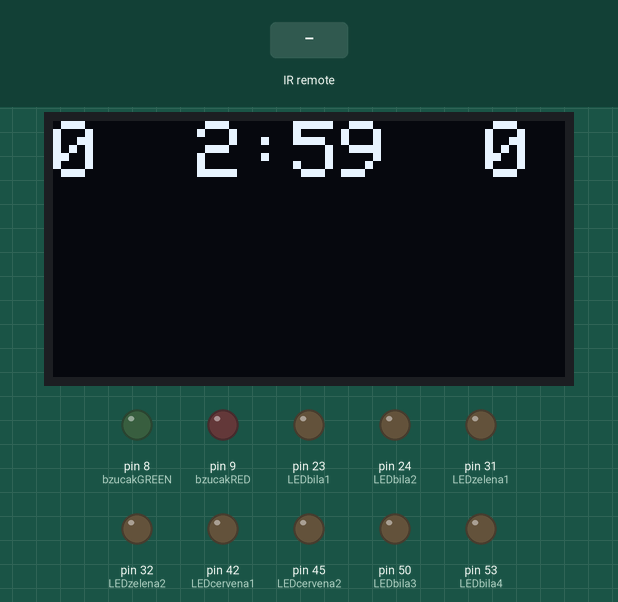
A sketch run on a simulated Arduino Mega 2560, built with avr-gcc and run on an emulated ATmega2560. On the bench: 128×64 one-colour display, output pins drawn as LEDs (lit = HIGH). The inputs (shaded band) are chosen by the test bench. The modem accepts every AT command (registered, SIM ready, sends succeed) and sends nothing else; what the sketch prints to the serial monitor is not drawn.

Above: at 8.3 s.
8.4 s: infrared code 0xE318261B received
12.4 s: infrared code 0xC101E57B received
At 12.4 s:
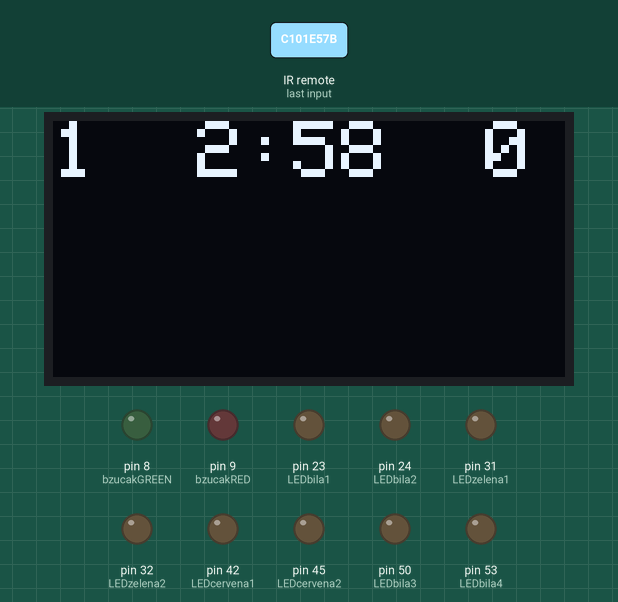
At 15.2 s:
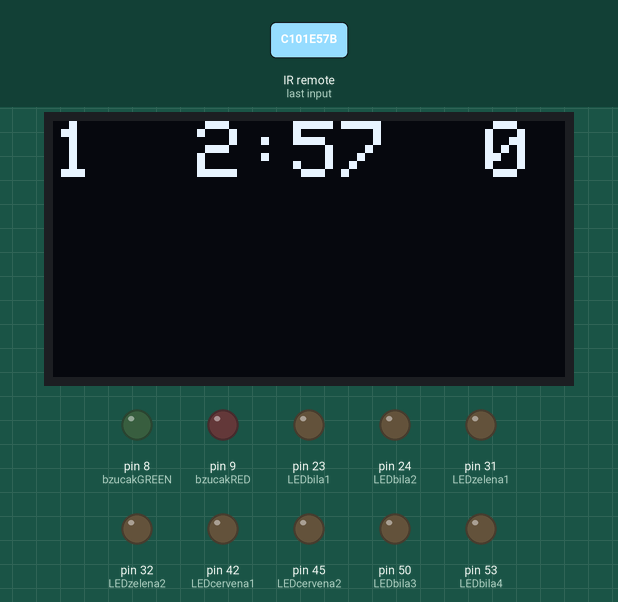
Timing chart, 0 to 16.7 s (numbered marks = the images above; inputs shaded):
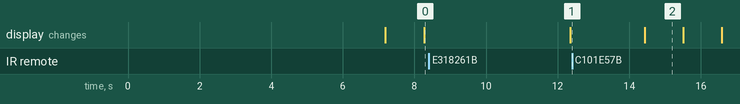

The sketch:

MASTER.ino
```cpp
//knihovna pro IR
#include <IRremote.h>

//knihovna BT
#include <SoftwareSerial.h>

//knihovny pro OLED
#include <Adafruit_SSD1306.h>
#include <Wire.h>
#include <Adafruit_GFX.h>
#define SCREEN_WIDTH 128 // OLED display width, in pixels
#define SCREEN_HEIGHT 64 // OLED display height, in pixels
Adafruit_SSD1306 display(SCREEN_WIDTH, SCREEN_HEIGHT, &Wire, -1);

//fce
void bodPplatny();
void bodPneplatny();
void bodLplatny();
void bodLneplatny();

// definování pinu přijímače IR
int const IRpin = 2;
IRrecv irrecv(IRpin);
// uložení signálu do proměné "results"
decode_results results;

//BT
SoftwareSerial bluetoothP(3, 4);    //TX, RX
SoftwareSerial bluetoothL(10, 11);  //TX, RX

//proměnné OLED
//čas
int s=0;
int m=3;
//body
int BodyL=0;
int BodyP=0;

//LED
int LEDbila1 = 23;
int LEDbila2 = 24;
int LEDbila3 = 50;
int LEDbila4 = 53;
int LEDcervena1 = 42;
int LEDcervena2 = 45;
int LEDzelena1 = 31;
int LEDzelena2 = 32;
int bzucakRED = 9;
int bzucakGREEN = 8;

void setup() {
  // put your setup code here, to run once:
Serial.begin(9600);

//OLED
if(!display.begin(SSD1306_SWITCHCAPVCC, 0x3C)) {
  Serial.println(F("SSD1306 allocation failed"));
}
delay(2000);
display.clearDisplay();

//IR
// start přijímače
irrecv.enableIRIn();

//LED
pinMode(LEDbila1, OUTPUT);
digitalWrite(LEDbila1, LOW);
pinMode(LEDbila2, OUTPUT);
digitalWrite(LEDbila2, LOW);
pinMode(LEDbila3, OUTPUT);
digitalWrite(LEDbila3, LOW);
pinMode(LEDbila4, OUTPUT);
digitalWrite(LEDbila4, LOW);
pinMode(LEDcervena1, OUTPUT);
digitalWrite(LEDcervena1, LOW);
pinMode(LEDcervena2, OUTPUT);
digitalWrite(LEDcervena2, LOW);
pinMode(LEDzelena1, OUTPUT);
digitalWrite(LEDzelena1, LOW);
pinMode(LEDzelena2, OUTPUT);
digitalWrite(LEDzelena2, LOW);
pinMode(bzucakRED, OUTPUT);
digitalWrite(bzucakRED, LOW);
pinMode(bzucakGREEN, OUTPUT);
digitalWrite(bzucakGREEN, LOW);

//BT
bluetoothL.begin(9600);
bluetoothP.begin(9600);

bluetoothP.println("AT");
delay(500);
bluetoothP.println("AT+ROLE1");
delay(500);
bluetoothP.println("AT+IMME1");
delay(500);
bluetoothP.println("AT+NAME=MASTER1");
delay(500);
bluetoothP.println("AT+CONA882583F062E2");//0013AA00C2B8 modra
delay(500);

bluetoothL.println("AT");
delay(500);
bluetoothL.println("AT+ROLE1");
delay(500);
bluetoothL.println("AT+IMME1");
delay(500);
bluetoothL.println("AT+NAME=MASTER2");
delay(500);
bluetoothL.println("AT+CONA0013AA00C2B8");//882583F062E2 cervena
delay(500);

}

void loop() {
  // put your main code here, to run repeatedly:

//IR
// pokud obdržíš signál, tak jeho hodnotu vypiš v DEC soustavě (desítková)
  if (irrecv.decode(&results))
    {
      Serial.println(results.value, DEC);
      // obdrž další hodnotu
      irrecv.resume();
      // počkej 1s
      delay(1000);
    }

switch (results.value) {

  case 3810010651: //1 //+1 na leve strane
  Serial.println("1");
  BodyL=BodyL+1;
  delay (2000);
  break;

  case 5316027: //2 // //set casu (+1 minuta za zmacknuti)
  Serial.println("2");
  m=1;
  s=0;
  break;

  case 4001918335: //3 //+1 na prave strane
  Serial.println("3");
  BodyP=BodyP+1;
  delay(2000);
  break;

  case 1386468383: //4 //-1 na leve strane
  Serial.println("4");
  BodyL=BodyL-1;
  delay(2000);
  break;

  case 3622325019: //5 //reset na default 3 minuty //rearm
  Serial.println("5");
  delay(1000);
  m=3;
  s=0;
  BodyL=0;
  BodyP=0;
  delay(2000);
  break;

  case 553536955: //6 //-1 na prave strane
  Serial.println("6");
  BodyP=BodyP-1;
  delay(2000);
  break;

  case 4034314555: //7
  Serial.println("7");
  break;

  case 2747854299: //8
  Serial.println("8");
  break;

  case 3855596927: //9
  Serial.println("9");
  break;

  case 3238126971: //*
  Serial.println("*");
  break;

  case 2538093563: //0
  Serial.println("0");
  break;

  case 4039382595: //#
  Serial.println("#");
  break;

  case 2351064443: //sipka doleva
  Serial.println("sipka doleva");
  break;

  case 71952287: //sipka doprava
  Serial.println("sipka doprava");
  break;

  case 1033561079: //sipka nahoru
  Serial.println("sipka nahoru");
  break;

  case 465573243: //sipka dolu
  Serial.println("sipka dolu");
  break;

  case 1217346747: //OK //stop/play
  Serial.println("KO");
  s=s+1;
  break;
  }

//OLED
display.clearDisplay();
display.setTextColor(WHITE);
display.setCursor(0,0);
display.setTextSize(1);

//tisk bodů
display.setTextSize(2);
display.print(BodyL);
display.print("  ");
display.print(m);
display.print(":");
display.print(s);
display.print("  ");
display.print(BodyP);
display.display();
delay(50);

//stopky
s=s-1;
delay(1000);
if (s==-1) {
  s=59;
  m=m-1;
}

//konec zapasu
if(m==0 && s==0){
display.clearDisplay();
display.setCursor(0,0);
display.setTextSize(2);
display.println("\n");
display.println("_KONEC_");
display.display();
delay(5000);
s=0;
m=3;
BodyL=0;
BodyP=0;
delay(1000);
}

//rozliseni zasahu, bylo by vhodné prakticky ověřit
Serial.print("Bluetooth L:");
Serial.println(bluetoothL.read());
Serial.print("Bluetooth P:");
Serial.println(bluetoothP.read());

  if (bluetoothL.read()==2 && bluetoothP.read()==2) {  //bod L platny, P vesta = 0, L fleret>0
      bodLplatny;
  }
  if (bluetoothL.read()==2 && bluetoothP.read()==3) {  //bod L neplatny, P vesta > 0, L fleret >0
      bodLneplatny;
  }
  if (bluetoothL.read()==4 && bluetoothP.read()==4) {  //bod P platny, P fleret>0, L vesta<10
     bodPplatny;
  }
  if (bluetoothL.read()==5 && bluetoothP.read()==4) {  //bod P neplatny, P fleret>0, L vesta>=10
    bodPneplatny;
  }

}

//fce
void bodPplatny() {
  digitalWrite(LEDcervena1, HIGH);
  digitalWrite(LEDcervena2, HIGH);
  digitalWrite(bzucakRED, HIGH);
  delay(3000);
  digitalWrite(LEDcervena1, LOW);
  digitalWrite(LEDcervena2, LOW);
  digitalWrite(bzucakRED, LOW);
}
void bodPneplatny() {
  digitalWrite(LEDbila3, HIGH);
  digitalWrite(LEDbila4, HIGH);
  digitalWrite(bzucakRED, HIGH);
  delay(3000);
  digitalWrite(LEDbila3, LOW);
  digitalWrite(LEDbila4, LOW);
  digitalWrite(bzucakRED, LOW);
}
void bodLplatny() {
  digitalWrite(LEDzelena1, HIGH);
  digitalWrite(LEDzelena2, HIGH);
  digitalWrite(bzucakGREEN, HIGH);
  delay(3000);
  digitalWrite(LEDzelena1, LOW);
  digitalWrite(LEDzelena2, LOW);
  digitalWrite(bzucakGREEN, LOW);
}
void bodLneplatny() {
  digitalWrite(LEDbila1, HIGH);
  digitalWrite(LEDbila2, HIGH);
  digitalWrite(bzucakGREEN, HIGH);
  delay(3000);
  digitalWrite(LEDbila1, LOW);
  digitalWrite(LEDbila2, LOW);
  digitalWrite(bzucakGREEN, LOW);
}
```
